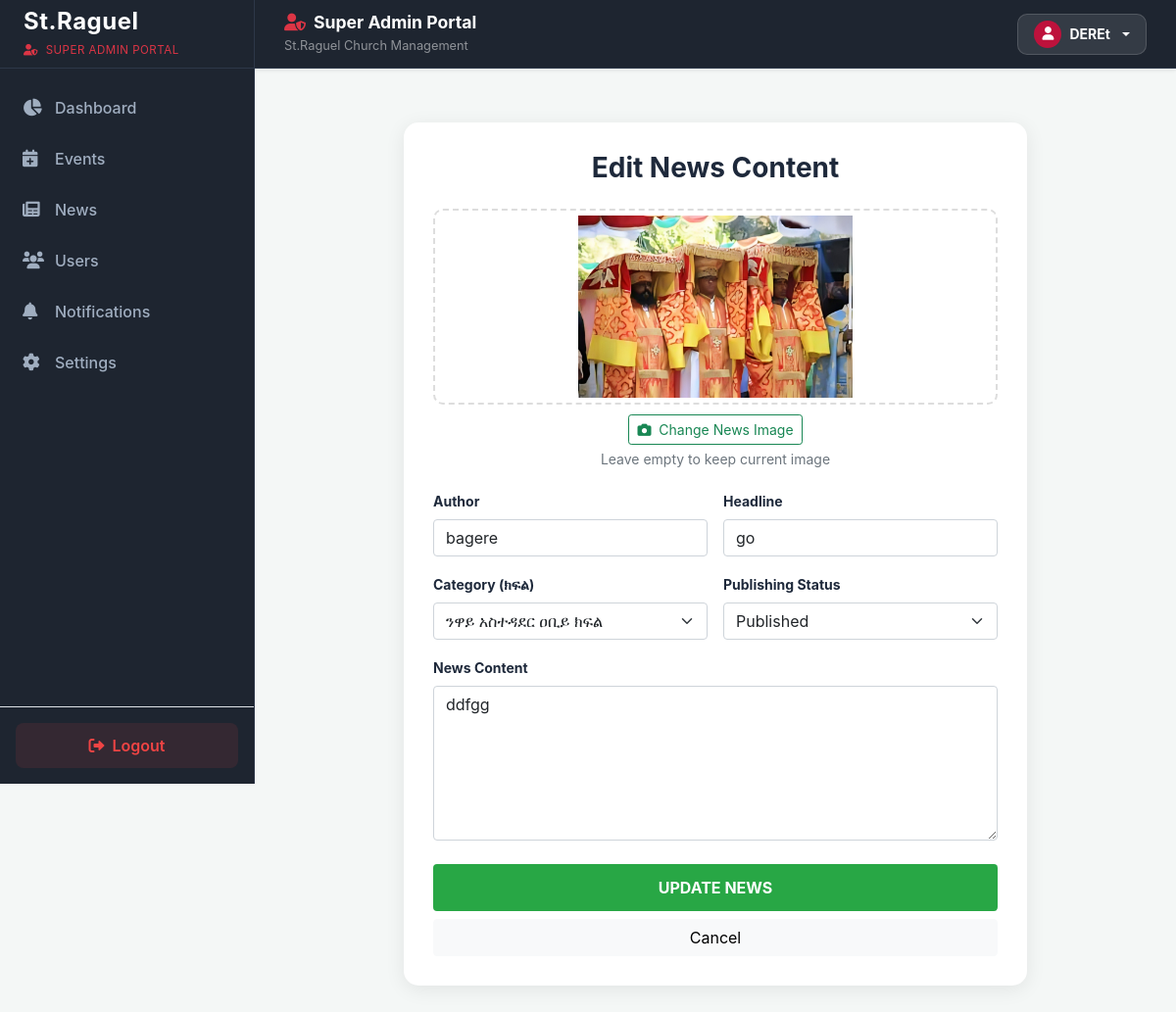
/Super_Admin/edit_news.php?id=4 (signed in), run on the app's committed database.
### tables this page shows
CREATE TABLE `users` (
  `id` int(11) NOT NULL,
  `first_name` varchar(50) NOT NULL,
  `last_name` varchar(50) NOT NULL,
  `email` varchar(100) NOT NULL,
  `password` varchar(255) NOT NULL,
  `role` enum('Admin','Editor','Super Admin') DEFAULT 'Admin',
  `photo` varchar(255) DEFAULT 'default_avatar.png',
  `status` enum('active','inactive') DEFAULT 'active',
  `last_seen` datetime DEFAULT NULL,
  `created_at` timestamp NOT NULL DEFAULT current_timestamp(),
  `category` varchar(255) NOT NULL DEFAULT 'None'
);

CREATE TABLE `news` (
  `id` int(11) NOT NULL,
  `author` varchar(100) NOT NULL,
  `title` varchar(255) NOT NULL,
  `content` text DEFAULT NULL,
  `image` varchar(255) NOT NULL,
  `status` enum('published','draft','rejected') NOT NULL DEFAULT 'draft',
  `created_at` timestamp NOT NULL DEFAULT current_timestamp(),
  `category` varchar(255) NOT NULL
);

### Super_Admin/edit_news.php (the view, shortened to what this page needs)
<?php
include "include/conn.php";
$row = [];
if (isset($_GET['id'])) {
    $id = mysqli_real_escape_string($conn, $_GET['id']);
    $sql = "SELECT * FROM news WHERE id = '$id'";
    $result = mysqli_query($conn, $sql);
    $row = mysqli_fetch_assoc($result);
} else {
    die("No ID provided.");
}
$categories = ['አባላት ጉዳይ ክፍል','ሕጻናት ንኡስ ክፍል','ማእከላውያን ንኡስ ክፍል','ወጣት ንኡስ ክፍል','ግቢ ጉባኤያት ንኡስ ክፍል','ትምህርት ዐቢይ ክፍል','ቤተ መጻሕፍት ንኡስ ክፍል','ምዝገባና መረጃ ክፍል','መዝሙር ንኡስ ክፍል','ኪነ ጥበብ ንኡስ ክፍል','የክሂሎት ማበልጸጊያ ንኡስ ክፍል','ጸሎትና መስተንግዶ ንኡስ ክፍል','የበጎ አድራጎት ንኡስ ክፍል','የገጠር ቤ/ክ ልማት ንኡስ ክፍል','ልማት ንኡስ ክፍል','ጉዞ ንኡስ ክፍል','ድጋፍና ማስተባበር ንኡስ ክፍል','ንዋይ አስተዳደር ዐቢይ ክፍል','የሰው ሀብት አስተዳደር ዐቢይ ክፍል','ጎልማሳ ክፍል','ምክር ክፍል','None'];
include 'include/header.php';
?>
<div class="container pb-5">
    <div class="row justify-content-center">
        <div class="col-lg-9">
            <div class="form-card">
                <h3 class="text-center fw-bold mb-4">Edit News Content</h3>
                <form action="" method="POST" enctype="multipart/form-data">
                    <div class="img-preview-container">
                        <img id="newsPreview" src="../uploads/<?php echo $row['image']; ?>" class="img-preview" style="display: block;">
                        <label class="btn btn-outline-success btn-sm">
                            <i class="fas fa-camera me-1"></i> Change News Image
                        </label>
                        <p class="small text-muted mt-1">Leave empty to keep current image</p>
                    </div>
                    <div class="row g-3">
                        <div class="col-md-6">
                            <label class="form-label small fw-bold">Author</label>
                            <input type="text" name="news_author" class="form-control" value="<?php echo htmlspecialchars($row['author']); ?>" required>
                        </div>
                        <div class="col-md-6">
                            <label class="form-label small fw-bold">Headline</label>
                            <input type="text" name="news_title" class="form-control" value="<?php echo htmlspecialchars($row['title']); ?>" required>
                        </div>
                        <div class="col-md-6">
                            <label class="form-label small fw-bold">Category (ክፍል)</label>
                            <select name="news_category" class="form-select" required>
                                <?php foreach($categories as $cat): ?>
                                    <option value="<?php echo $cat; ?>" <?php echo ($row['category'] == $cat) ? 'selected' : ''; ?>>
                                        <?php echo $cat; ?>
                                    </option>
                                <?php endforeach; ?>
                            </select>
                        </div>
                        <div class="col-md-6">
                            <label class="form-label small fw-bold">Publishing Status</label>
                            <select name="news_status" class="form-select" required>
                                <option value="published" <?php echo ($row['status'] == 'published') ? 'selected' : ''; ?>>Published</option>
                            </select>
                        </div>
                        <div class="col-12">
                            <label class="form-label small fw-bold">News Content</label>
                            <textarea name="news_content" class="form-control" rows="6" required><?php echo htmlspecialchars($row['content']); ?></textarea>
                        </div>
                    </div>
                    <button type="submit" name="update_news" class="btn btn-submit w-100 mt-4">UPDATE NEWS</button>
                    <a href="admin-news.php" class="btn btn-light w-100 mt-2">Cancel</a>
                </form>
            </div>
        </div>
    </div>
</div>
</body>
</html>

### Super_Admin/include/header.php (shortened to what this page needs)
<?php
include 'include/conn.php';
$sql = "SELECT * FROM `users` WHERE id = ?";
$stmt = $conn->prepare($sql);
$stmt->bind_param("i", $_SESSION['user_id']);
$stmt->execute();
$db_user = $stmt->get_result()->fetch_assoc();
$user_name = $db_user['first_name'] ?? ($_SESSION['user_name'] ?? ($_SESSION['user_email'] ?? 'Super Admin'));
$current_page = basename($_SERVER['PHP_SELF']);
?>
<!doctype html>
<html lang="en">
<head>
    <link href="https://cdn.jsdelivr.net/npm/bootstrap@5.0.2/dist/css/bootstrap.min.css" rel="stylesheet">
    <link rel="stylesheet" href="https://cdnjs.cloudflare.com/ajax/libs/font-awesome/6.0.0/css/all.min.css" />
</head>
<body>
<header class="super-admin-header text-white">
  <div class="d-flex align-items-center">
    <div class="d-none d-md-block">
        <h5 class="fw-bold mb-0 d-flex align-items-center gap-2" style="font-size: 1.1rem;">
          <i class="fas fa-user-shield text-danger"></i> Super Admin Portal
        </h5>
        <small class="text-white-50" style="font-size: 0.8rem;">St.Raguel Church Management</small>
    </div>
  </div>
  <div class="dropdown header-profile-dropdown">
    <button class="btn profile-btn dropdown-toggle d-flex align-items-center gap-2" type="button" data-bs-toggle="dropdown" aria-expanded="false">
      <div class="rounded-circle d-flex align-items-center justify-content-center" style="width: 28px; height: 28px; background-color: #be123c; color: #fff; font-size: 0.85rem;">
          <i class="fas fa-user"></i>
      </div>
      <span class="small fw-bold"><?= htmlspecialchars($user_name) ?></span>
    </button>
  </div>
</header>
<nav id="sidebar" class="d-flex flex-column">
    <div class="p-4 brand-wrapper d-flex justify-content-between align-items-center">
        <div>
            <h4 class="fw-bold text-white mb-0" style="letter-spacing: 0.5px;">St.Raguel</h4>
            <small class="text-danger fw-semibold" style="font-size: 0.72rem; letter-spacing: 0.5px; text-transform: uppercase;">
                <i class="fas fa-user-shield me-1"></i> Super Admin Portal
            </small>
        </div>
    </div>
    <ul class="nav flex-column mb-auto px-2 mt-3" style="list-style: none; padding-left: 0;">
        <li class="nav-item mb-1">
            <a href="admin.php" class="nav-link <?= ($current_page == 'admin.php') ? 'active' : ''; ?>">
                <i class="fas fa-chart-pie me-2"></i> Dashboard
            </a>
        </li>
        <li class="nav-item mb-1">
            <a href="admin-events.php" class="nav-link <?= ($current_page == 'admin-events.php') ? 'active' : ''; ?>">
                <i class="fas fa-calendar-plus me-2"></i> Events
            </a>
        </li>
        <li class="nav-item mb-1">
            <a href="admin-news.php" class="nav-link <?= ($current_page == 'admin-news.php') ? 'active' : ''; ?>">
                <i class="fas fa-newspaper me-2"></i> News
            </a>
        </li>
        <li class="nav-item mb-1">
            <a href="admin-users.php" class="nav-link <?= ($current_page == 'active' && $current_page == 'admin-users.php') ? 'active' : ''; ?>">
                <i class="fas fa-users me-2"></i> Users
            </a>
        </li>
        <li class="nav-item mb-1">
            <a href="admin-notifications.php" class="nav-link <?= ($current_page == 'admin-notifications.php') ? 'active' : ''; ?>">
                <i class="fas fa-bell me-2"></i> Notifications
            </a>
        </li>
        <li class="nav-item mb-1">
            <a href="admin-settings.php" class="nav-link <?= ($current_page == 'admin-settings.php') ? 'active' : ''; ?>">
                <i class="fas fa-cog me-2"></i> Settings
            </a>
        </li>
    </ul>
    <div class="p-3 border-top border-secondary-subtle">
        <a href="../logout.php" class="btn btn-logout w-100 d-flex align-items-center justify-content-center gap-2">
            <i class="fas fa-sign-out-alt"></i> Logout
        </a>
    </div>
</nav>
<main class="super-main-wrapper">

### Super_Admin/include/header.php (style rules this page uses)
:root { --sidebar-width: 260px; --header-height: 70px; --primary-color: #be123c; --bg-dark-slate: #1e2530; --text-main: #1e293b; --bg-light: #f8fafc; }
body { background-color: var(--bg-light); color: var(--text-main); font-family: 'Inter', sans-serif; margin: 0; padding: 0; box-sizing: border-box; }
.super-admin-header { background: var(--bg-dark-slate) !important; padding: 0 30px !important; height: var(--header-height) !important; border-bottom: 1px solid #2d3748 !important; position: fixed !important; top: 0 !important; right: 0 !important; left: var(--sidebar-width) !important; width: calc(100% - var(--sidebar-width)) !important; z-index: 999 !important; box-shadow: 0 2px 4px rgba(0,0,0,0.08) !important; display: flex !important; justify-content: space-between !important; align-items: center !important; }
.super-main-wrapper { margin-left: var(--sidebar-width) !important; padding-top: calc(var(--header-height) + 25px) !important; padding-left: 30px !important; padding-right: 30px !important; padding-bottom: 40px !important; position: relative !important; z-index: 1 !important; min-height: 100vh; }
#sidebar { width: var(--sidebar-width) !important; min-width: var(--sidebar-width) !important; max-width: var(--sidebar-width) !important; background: var(--bg-dark-slate) !important; color: #ffffff !important; height: 100vh !important; position: fixed !important; left: 0 !important; top: 0 !important; z-index: 1000 !important; border-right: 1px solid #2d3748 !important; margin: 0 !important; padding: 0 !important; display: flex; flex-direction: column; }
.brand-wrapper { border-bottom: 1px solid #2d3748; height: var(--header-height); display: flex; align-items: center; padding: 0 20px; }
#sidebar .nav-link { color: #a0aec0; padding: 12px 15px; border-radius: 8px; font-weight: 500; transition: all 0.2s ease; display: flex; align-items: center; text-decoration: none; }
#sidebar .nav-link i { width: 25px; font-size: 1.1rem; }
.header-profile-dropdown { position: relative !important; }
.profile-btn { background: rgba(255, 255, 255, 0.1) !important; border: 1px solid rgba(255, 255, 255, 0.15) !important; padding: 6px 16px !important; border-radius: 10px !important; color: #ffffff !important; display: flex; align-items: center; gap: 10px; }
.btn-logout { background: rgba(239, 68, 68, 0.1); color: #ef4444; border: 1px solid transparent; padding: 10px; border-radius: 8px; font-weight: 600; text-decoration: none; transition: 0.2s; }

### Super_Admin/edit_news.php (style rules this page uses)
:root { --main-blue: #0d47a1; --bg-gray: #f4f7f6; }
body { background-color: var(--bg-gray); font-family: 'Inter', sans-serif; }
.form-card { background: #fff; border-radius: 15px; box-shadow: 0 4px 20px rgba(0,0,0,0.08); padding: 30px; margin-top: 30px; }
.img-preview-container { text-align: center; margin-bottom: 20px; }
.img-preview { width: 100%; max-height: 200px; object-fit: contain; margin-bottom: 10px; border: 2px dashed #ddd; padding: 5px; border-radius: 10px; }
.btn-submit { background: #28a745; color: white; border: none; font-weight: bold; transition: 0.3s; padding: 12px; }

### data on the page
users: first_name "DEREt"
news: image (picture), news_author "bagere", news_title "go", news_category "ንዋይ አስተዳደር ዐቢይ ክፍል", news_status "Published", news_content "ddfgg"
